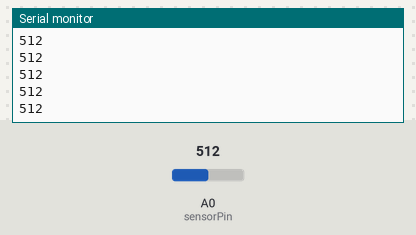
Simulated run of this sketch. Board: Arduino Uno, built with avr-gcc and run on an emulated ATmega328P. On the bench: the last lines printed to the serial monitor. Inputs (shaded band) come from the test bench; at power-on: A0 (sensorPin) = 512.

Above: at 1.2 s.
1.3 s: A0 (sensorPin) set to 716
At 1.48 s:
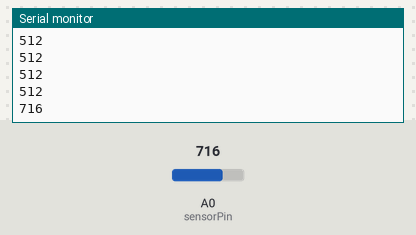
2.8 s: A0 (sensorPin) set to 900
At 2.84 s:
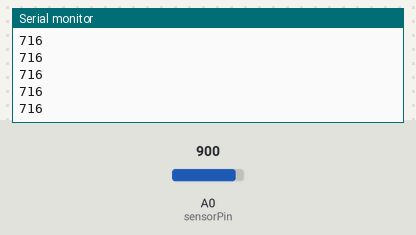
Timing chart, 0 to 5.8 s (numbered marks = the images above; inputs shaded):
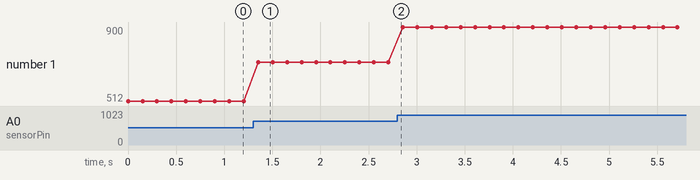

Measured:
- after the input at 1.3 s, the serial monitor: prints a new line after 0.05 s (image 1)
- plotted number 1: 512 → 716 after the input at 1.3 s, 716 → 900 after the input at 2.8 s

The sketch:

SoundSerial2.ino
```cpp
int sensorPin = A0;
void setup ()
{
Serial.begin (9600);
}
void loop ()
{
int sensorValue = analogRead (sensorPin);
Serial.println (sensorValue);
delay(150);
}
```
